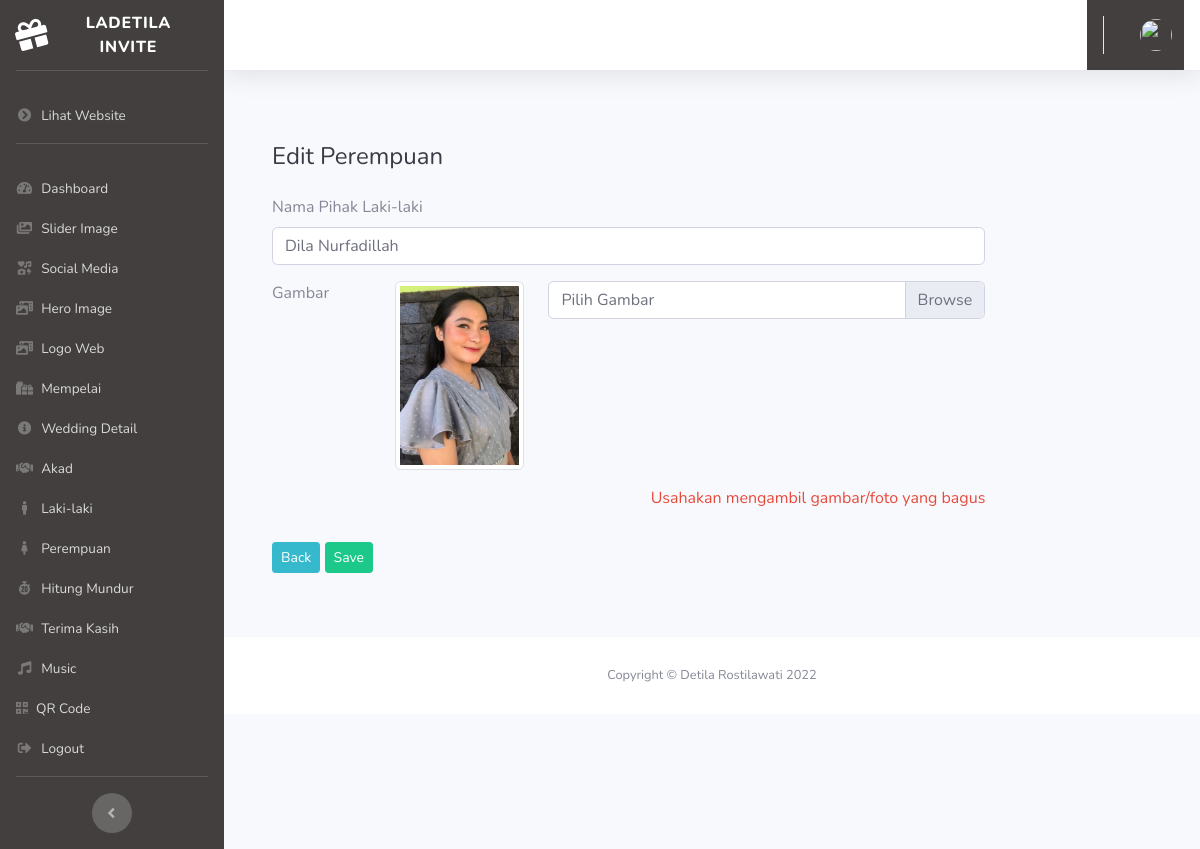
The app's page /admin/edit_perempuan/3 with its own data.
### tables this page shows
CREATE TABLE `user_sub_menu` (
  `id` int(11) NOT NULL,
  `title` varchar(128) NOT NULL,
  `url` varchar(128) NOT NULL,
  `icon` varchar(128) NOT NULL
);

CREATE TABLE `pr` (
  `id` int(11) NOT NULL,
  `nama` varchar(255) NOT NULL,
  `image` varchar(255) NOT NULL
);

### application/controllers/Admin.php (called while the page is built, shortened)
<?php
class Admin extends CI_Controller
{
    public function edit_perempuan($id)
    {
        $data['title'] = 'Edit Perempuan';
        $data['user'] = $this->db->get_where('user', ['email' => $this->session->userdata('email')])->row_array();
        $data['perempuan'] = $this->db->get_where('pr', ['id' => $id])->row_array();
        $this->form_validation->set_rules('nama', 'Nama Perempuan', 'required');
        if ($this->form_validation->run() == false) {
            $this->load->view('templates/header', $data);
            $this->load->view('templates/sidebar', $data);
            $this->load->view('templates/topbar', $data);
            $this->load->view('admin/edit_perempuan', $data);
            $this->load->view('templates/footer');
        }
    }
}

### index.php (called while the page is built, shortened)
<?php
require_once BASEPATH.'core/CodeIgniter.php';

### application/views/admin/edit_perempuan.php (the view, shortened to what this page needs)
<div class="row">
    <div class="col-lg-10">
        <div class="p-5">
            <div class="text-left">
                <h1 class="h4 text-gray-900 mb-4"><?= $title; ?></h1>
            </div>
            <form method="POST" action="<?= base_url('admin/edit_perempuan/') . $perempuan['id']; ?>" enctype="multipart/form-data">
                <div class="form-group">
                    <label for="nama">Nama Pihak Laki-laki</label>
                    <input type="text" class="form-control form-control-user" id="nama" name="nama" value="<?= $perempuan['nama']; ?>">
                </div>
                <div class="form-group row">
                    <div class="col-sm-2">Gambar</div>
                    <div class="col-sm-10">
                        <div class="row">
                            <div class="col-sm-3">
                                <img src="<?= base_url('/wedding-2/images/wedding/wedding-1/perempuan/') . $perempuan['image']; ?>" class="img-thumbnail" alt="">
                            </div>
                            <div class="col-sm-9">
                                <div class="custom-file">
                                    <label class="custom-file-label" for="image">
                                        Pilih Gambar
                                    </label>
                                </div>
                            </div>
                        </div>
                    </div>
                </div>
                <p class="text-right text-danger mt-3">Usahakan mengambil gambar/foto yang bagus <a href="#" target="_blank"></a></p>
                <a class="btn btn-sm btn-info text-decoration-none" href="<?= base_url('admin/perempuan') ?>">Back</a>
                <button type="submit" class="btn btn-sm btn-success my-3">
                    Save
                </button>
            </form>
        </div>
    </div>
</div>

### application/views/templates/sidebar.php (shortened to what this page needs)
<ul class="navbar-nav sidebar sidebar-dark accordion" id="accordionSidebar">
    <a class="sidebar-brand d-flex align-items-center justify-content-center" href="<?= base_url('auth'); ?>">
        <div class="sidebar-brand-icon rotate-n-15">
            <i class="fas fa-gift"></i>
        </div>
        <div class="sidebar-brand-text mx-3">Ladetila Invite</div>
    </a>
    <hr class="sidebar-divider">
    <li class="nav-item">
        <a class="nav-link" href="<?= base_url() ?>">
            <i class="fas fa-fw fa-chevron-circle-right"></i>
            <span>Lihat Website</span></a>
    </li>
    <hr class="sidebar-divider">
    <?php
    $querySubMenu = "SELECT *
                  FROM user_sub_menu
                  ";
    $subMenu = $this->db->query($querySubMenu)->result_array();
    ?>
    <?php foreach ($subMenu as $sm) : ?>
        <?php if ($title == $sm['title']) : ?>
            <li class="nav-item active">
            <?php else : ?>
            <li class="nav-item">
            <?php endif; ?>
            <a class="nav-link pb-0" href="<?= base_url($sm['url']); ?>">
                <i class="<?= $sm['icon']; ?>"></i>
                <span><?= $sm['title']; ?></span></a>
            </li>
        <?php endforeach; ?>
        <li class="nav-item">
            <a class="nav-link" href="<?= base_url('auth/logout') ?>">
                <i class="fas fa-fw fa-sign-out-alt" data-dismiss="modal"></i>
                <span>Logout</span></a>
        </li>
        <hr class="sidebar-divider">
        <div class="text-center d-none d-md-inline">
            <button class="rounded-circle border-0" id="sidebarToggle"></button>
        </div>
</ul>

### application/views/templates/sidebar.php (style rules this page uses)
ul { background: linear-gradient(to right, #423F3E 0%, #423F3E 0%); }

### records on screen
user_sub_menu: title "Dashboard"
user_sub_menu: title "Slider Image"
user_sub_menu: title "Social Media"
user_sub_menu: title "Hero Image"
user_sub_menu: title "Logo Web"
user_sub_menu: title "Mempelai"
user_sub_menu: title "Wedding Detail"
user_sub_menu: title "Akad"
user_sub_menu: title "Laki-laki"
user_sub_menu: title "Perempuan"
user_sub_menu: title "Hitung Mundur"
user_sub_menu: title "Terima Kasih"
user_sub_menu: title "Music"
user_sub_menu: title "QR Code"
pr: nama "Dila Nurfadillah", image (picture)

### other values on screen
$title "Edit Perempuan"
